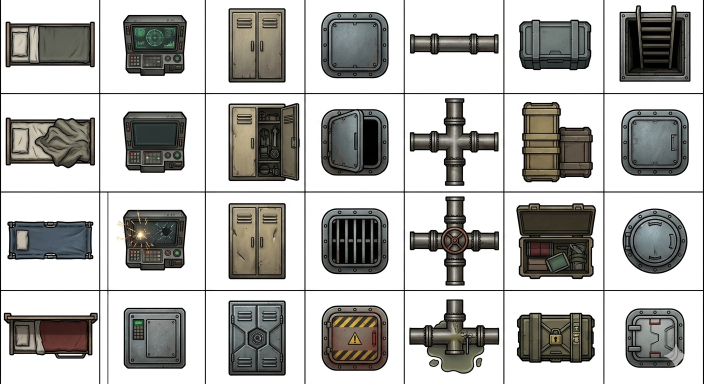
#> input picture Gemini_Generated_Image_2m932e2m932e2m93.png, 1408 x 768 px (shown at 1/2 size)
$ python -i classify_stamps.py   (imports and definitions only)
#> lines starting #> are read from the running program, lines starting #| are printed output that depends on the picture
#!/usr/bin/env -S uv run --script
# /// script
# requires-python = ">=3.11"
# dependencies = ["Pillow"]
# ///
"""
Classify each extracted stamp against a remote ComfyUI server running
the Florence-2 captioner, then write the results back into the YAML
sidecar.

For each `stamps/<stem>_NN.png` whose sidecar's `classified_at` is null
(or `--force`):

  1. Upload the PNG to the ComfyUI server's input directory.
  2. Submit a workflow that runs Florence-2 with two tasks:
     - `more_detailed_caption` → free-text prose description
     - `prompt_gen_tags`        → comma-separated tag list
  3. Poll `/history/<prompt_id>` until the run completes.
  4. Parse the outputs into the sidecar fields:
     - `name`         — first noun-phrase from the caption
     - `description`  — the caption (cleaned)
     - `tags`         — normalized union of tag-list + caption-keyword tags
     - `orientation`  — keyword-mapped from caption (left/right/front/top/...)
     - `state`        — keyword-mapped from caption (broken/damaged/...)
     - `classified_at`, `classified_by`

Update is in-place via a small line-level YAML rewrite — preserves
any manual edits to fields we did NOT classify.

Stdlib-only on purpose so the script Just Works under `uv run`.

Usage:
    uv run classify_stamps.py             # incremental (skip already classified)
    uv run classify_stamps.py --force     # re-classify everything
    uv run classify_stamps.py --limit 5   # smoke-test on first N stamps
    uv run classify_stamps.py --server http://other:8188
"""

from __future__ import annotations

import argparse
import datetime as dt
import json
import re
import sys
import time
import urllib.error
import urllib.parse
import urllib.request
import uuid
from io import BytesIO
from pathlib import Path

from PIL import Image

DEFAULT_SERVER = "http://198.51.100.11:8188"
# MiaoshouAI's PromptGen finetune is trained on diverse object/asset images and
# produces clean noun-phrase captions (vs. Florence-2-base, which hallucinates
# "a set of ..." or background-only descriptions for our cartography stamps).
# It also unlocks the prompt_gen_tags task (base returns region tokens for it).
MODEL_NAME = "MiaoshouAI/Florence-2-large-PromptGen-v2.0"
# Fallback model used in the tertiary pass when MODEL_NAME returns empty
# captions on both default (native+transparent) and retry (768+white)
# payloads. PromptGen v2.0 silently emits empty strings on certain
# clean grimdark stamps (e.g. ATM-style kiosks, simple desks, drink
# trays); Florence-2-base captions the same images successfully —
# its "image is a 3D rendering of …" preamble strips cleanly via
# `_strip_preamble()`.
FALLBACK_MODEL_NAME = "microsoft/Florence-2-large"
SUBFOLDER = "dh_classify"  # subdirectory under ComfyUI's input/ for our uploads
HERE = Path(__file__).resolve().parent
CAMPAIGN_ROOT = HERE.parent
STAMPS_DIR = CAMPAIGN_ROOT / ".lora-training-output" / "cartography" / "stamps"

POLL_INTERVAL_S = 1.2
POLL_TIMEOUT_S = 300

# --- Vocabulary post-processing -------------------------------------------------

# Orientation values are limited to the views that genuinely require
# different pixels at training time.
#
#   top-down  — orthographic, looking straight down. NO cardinal
#               facing direction — the stamp has no intrinsic
#               "which way is north" because Foundry rotates tiles
#               freely at runtime. A chair pointing "up" in the
#               image is just a chair; the GM rotates it to face
#               the table at placement time.
#   isometric — three-quarter / iso projection. A genuinely
#               different view than top-down and not interchangeable
#               by Foundry rotation.
#
# Cardinal directions (north/south/east/west) and "facing left/right"
# language captured by Florence-2 are NOT meaningful axes for
# orthographic stamps — they describe an artifact of how the source
# image was framed, not an intrinsic property of the subject.
# Mapping them to "top-down" collapses the noise.
ORIENTATION_KEYWORDS: dict[str, str] = {
    "top down": "top-down",
    "top-down": "top-down",
    "bird's eye": "top-down",
    "overhead": "top-down",
    "from above": "top-down",
    "isometric": "isometric",
    "three-quarter": "isometric",
    # Cardinal / facing-direction phrases collapse to "top-down" —
    # the stamp is still orthographic; the facing is a Foundry
    # runtime concern.
    "facing left": "top-down",
    "from the left": "top-down",
    "left side": "top-down",
    "facing right": "top-down",
    "from the right": "top-down",
    "right side": "top-down",
    "facing forward": "top-down",
    "front view": "top-down",
    "from the front": "top-down",
    "facing backward": "top-down",
    "back view": "top-down",
    "from behind": "top-down",
}

STATE_KEYWORDS: dict[str, str] = {
    # severity (most specific to least)
    "destroyed": "destroyed",
    "shattered": "destroyed",
    "wreckage": "destroyed",
    "ruined": "destroyed",
    "damaged": "damaged",
    "broken": "damaged",
    "cracked": "damaged",
    "rusted": "damaged",
    "rusty": "damaged",
    "dented": "damaged",
    "scuffed": "damaged",
    "scratched": "damaged",
    "scorched": "damaged",
    "stained": "damaged",
    "weathered": "damaged",
    "worn": "damaged",
    "aged": "damaged",
    "tattered": "damaged",
    "frayed": "damaged",
    # active/inactive — keep these specific so we don't false-positive
    # on common prepositions ("on top of", "on the left").
    "switched on": "active",
    "powered on": "active",
    "lit up": "active",
    "glowing": "active",
    "illuminated": "active",
    "switched off": "inactive",
    "powered off": "inactive",
    "turned off": "inactive",
    "unlit": "inactive",
    "darkened": "inactive",
    # intact / pristine
    "intact": "intact",
    "pristine": "intact",
    "polished": "intact",
    "brand new": "intact",
    "spotless": "intact",
}

# Lowercase-hyphenated transformer for raw Florence-2 tags
NORMALIZE_TAG_RE = re.compile(r"[^a-z0-9]+")


def normalize_tag(t: str) -> str:
    s = NORMALIZE_TAG_RE.sub("-", t.strip().lower()).strip("-")
    return s


# --- ComfyUI HTTP client --------------------------------------------------------


# [9 lines left out: function _request, not called in this run]


CLASSIFIER_RETRY_SIDE = 768


def square_png_bytes(png_path: Path, *, retry: bool = False) -> bytes:
    """Build the classifier-input PNG.

    Two passes:

    * **Default pass** (retry=False): square-pad with transparent
      background, no upscale. This is what works for most stamps —
      Florence-2-large-PromptGen-v2.0 captions ~80% of cells correctly
      at native resolution (150-260px) with a transparent background.
    * **Retry pass** (retry=True): upscale the longer edge to
      CLASSIFIER_RETRY_SIDE (768), then square-pad and flatten on
      white. Use this when the default pass returns empty captions.
      Verified to recover stamps that the default misses (e.g. small
      parchment-with-seal artwork).

    Empirically the white-bg+upscale path BREAKS some stamps that the
    default works on (verified A/B on the bowls stamp _00.png), and
    the default BREAKS some stamps that white-bg+upscale works on
    (parchment stamp _02.png). They are complementary, not strictly
    better/worse — hence the two-pass retry strategy in
    `classify_one()`.

    The on-disk PNG is NEVER modified — both transforms only affect
    the bytes uploaded to ComfyUI. Stamps stay transparent on disk for
    compositing in Foundry.
    """
#> called with retry = False
    with Image.open(png_path) as im:
#> im is the input picture: PIL image 1408x768 RGBA; mean R, G, B, A 180.5, 179.9, 177.3, 255
        rgba = im.convert("RGBA")
        w, h = rgba.size
#> w = 1408; h = 768
        if retry:
            scale = max(1.0, CLASSIFIER_RETRY_SIDE / max(w, h))
            if scale > 1.0:
                new_w, new_h = int(round(w * scale)), int(round(h * scale))
                rgba = rgba.resize((new_w, new_h), Image.LANCZOS)
                w, h = new_w, new_h
            bg = (255, 255, 255, 255)
        else:
            bg = (0, 0, 0, 0)
        side = max(w, h)
#> side = 1408
        canvas = Image.new("RGBA", (side, side), bg)
#> canvas: PIL image 1408x1408 RGBA; every value is 0
        canvas.paste(rgba, ((side - w) // 2, (side - h) // 2), rgba)
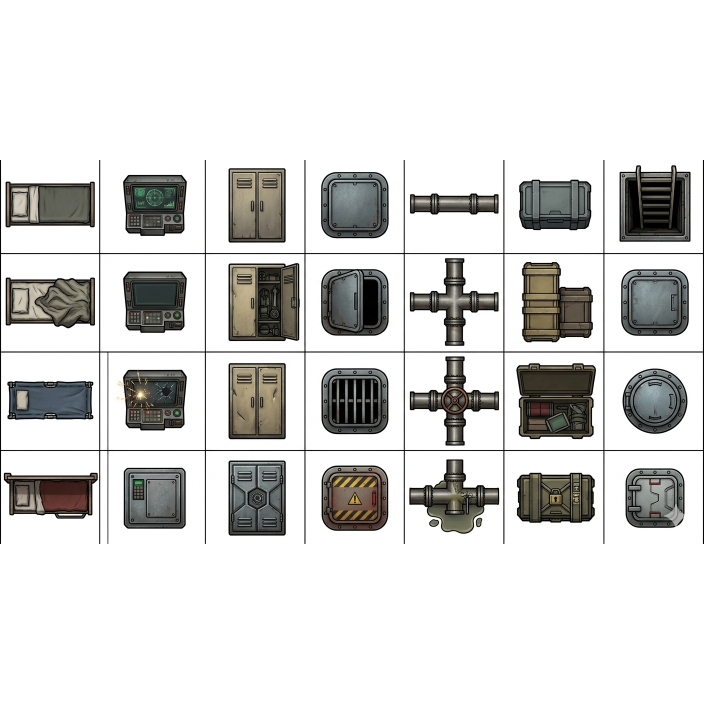
#> canvas: PIL image 1408x1408 RGBA (shown at 1/2 size); mean R, G, B, A 98.5, 98.1, 96.7, 139.1; transparent parts drawn white
        buf = BytesIO()
        if retry:
            canvas.convert("RGB").save(buf, format="PNG")
        else:
            canvas.save(buf, format="PNG")
        return buf.getvalue()


# [184 lines left out: functions upload_image, submit_prompt, poll_history, build_workflow, _flatten_text, extract_strings, not called in this run]


# --- Caption → sidecar fields ---------------------------------------------------

ARTICLE_RE = re.compile(r"^(an?\s+|the\s+|a\s+|some\s+|several\s+)", re.IGNORECASE)
# Match a noun phrase: optionally adjectives followed by one or more nouns,
# terminated at a clause-boundary word or punctuation. The trailing
# words list catches "is/are/with/of/on/..." and similar relations.
NOUN_PHRASE_RE = re.compile(
    r"^("
    r"(?:[A-Za-z][A-Za-z0-9\-]*[, ]+){0,4}"  # 0-4 leading adjectives/commas
    r"[A-Za-z][A-Za-z0-9\-]*"  # head noun
    r"(?:\s+[A-Za-z][A-Za-z0-9\-]*){0,2}"  # 0-2 trailing modifier nouns
    r")"
    r"(?=\s+(?:is|are|that|which|who|with|on|in|at|near|featuring|made|of|"
    r"sitting|standing|placed|lying|hanging|covered|painted|surrounded|"
    r"arranged|tied|attached|positioned|facing|drawn|rendered|illustrated|"
    r"appears?|appearing|appear)\b|[.,;])",
    re.IGNORECASE,
)
# Names shorter than this look like extraction failures, not real names.
NAME_MIN_LEN = 3


# Words that describe the medium/format rather than the subject. Florence-2
# (especially the PromptGen finetune) prepends long chains of these:
#   "The image is a digital illustration of two empty ceramic bowls"
#   "A 3D rendering of a wooden bed"
#   "A set of four rectangular frames"
# Strip them iteratively until what remains starts with a noun phrase.
_PREAMBLE_PHRASES = [
    # Document/establishing clauses.
    r"this image\s+(?:is|shows|depicts|features|contains|displays)\s+",
    r"the image\s+(?:is|shows|depicts|features|contains|displays)\s+",
    r"this\s+(?:is|shows|depicts|features|contains|displays)\s+",
    r"it\s+(?:is|shows|depicts|features|contains|displays)\s+",
    r"there (?:is|are)\s+",
    # Medium / format words. These can chain (e.g. "a digital
    # illustration"), so we apply repeatedly.
    r"(?:an?\s+|the\s+)?(?:digital|stylized|simple|minimalist|colorful|"
    r"detailed|hand[- ]drawn|hand[- ]painted|cartoon|cartoon-style|"
    r"oil[- ]painted|watercolor|3d|two-dimensional|2d|monochrome|"
    r"black[- ]and[- ]white|grayscale|vintage|aged|weathered|rustic|"
    r"isometric|top[- ]down|overhead)\s+",
    r"(?:an?\s+|the\s+)?(?:drawings?|illustrations?|pictures?|images?|"
    r"paintings?|renders?|renderings?|sketches?|depictions?|portraits?|"
    r"photographs?|photos?|diagrams?|graphics?|models?|figures?|"
    r"icons?|emojis?)\s+(?:of\s+)?",
    # Multiplicity wrappers ("a set of four ...", "a collection of ...",
    # "a pair of ..."). These are NOT subject nouns even though they
    # parse as such — the real subject sits after the "of".
    r"(?:an?\s+|the\s+)?(?:set|collection|series|group|pair|stack|pile|"
    r"row|line|cluster|bunch|assortment|variety|selection|array)\s+"
    r"(?:of\s+(?:\w+\s+)?)?",
    # Vague enumerators ("four ...", "various ...", "different types of ...").
    r"(?:various|different|several|multiple|many|a few|a couple of)\s+"
    r"(?:types?\s+of\s+|kinds?\s+of\s+)?",
    r"(?:two|three|four|five|six|seven|eight|nine|ten)\s+",
    # Trailing "of" connector left dangling after the above strips.
    r"of\s+",
    # Articles before the actual subject noun.
    r"(?:an?\s+|the\s+)",
]
_PREAMBLE_RES = [re.compile("^" + p, re.IGNORECASE) for p in _PREAMBLE_PHRASES]


# [58 lines left out: functions _strip_preamble, derive_name_from_caption, not called in this run]


# Patterns that mirror `audit_stamps.py`. When both files extend, add
# the new pattern to BOTH places (small enough duplication that a
# shared module would be over-engineering).
_GARBAGE_NAME_PATTERNS = [
    re.compile(r"\bthe image\b", re.I),                   # preamble leak
    re.compile(r"^[A-Za-z0-9]+(The|A)\b\s"),              # word+The/A mash
    re.compile(r"^\s*(3D|3)(The|the)\b"),                 # alphanumeric mash
    re.compile(r"\bbackground\b", re.I),                  # describes BG
    re.compile(r"^\s*with\s+a?\s+", re.I),                # partial fragment
    re.compile(r"^\s*simple\s*,", re.I),                  # style leak
    re.compile(r"^\s*plain\s*,", re.I),
    re.compile(r"^\s*minimalist\b", re.I),
    re.compile(r"^\s*seamless\s+pattern", re.I),
    # Aggregate-arrangement descriptions
    re.compile(r"\b(objects?|frames?|items?|shapes?)\s+arranged\b", re.I),
    re.compile(r"\b(grid-?like|symmetrical|repeating)\s+pattern\b", re.I),
    # Style-noun heads
    re.compile(r"^\s*\w+\s+design\b", re.I),
    re.compile(r"\baesthetic\b", re.I),
    re.compile(r"^\s*\w+\s+composition\b", re.I),
    re.compile(r"^\s*\w+\s+illustration\b", re.I),
    # Trailing fragments where the noun was eaten
    re.compile(r"\bwith\s+a\s+(simple|plain|minimalist|gray|grey|"
               r"beige|brown|light|dark)\s*$", re.I),
]
_GARBAGE_EXACT = {
    "image", "pattern", "object", "square", "circle", "rectangle",
    "cylindrical object", "rectangular object", "circular object",
    "square object", "set", "group", "row", "grid",
    "abstract design", "geometric pattern",
}


# [37 lines left out: functions _is_garbage_name, derive_orientation, derive_state, not called in this run]


# Words to drop from caption-derived tags (English stopwords + filler).
CAPTION_STOPWORDS = {
    "a", "an", "the", "of", "with", "and", "or", "in", "on", "at", "to",
    "for", "by", "from", "is", "are", "was", "were", "be", "been", "being",
    "this", "that", "these", "those", "it", "its", "he", "she", "they",
    "them", "his", "her", "their", "drawing", "image", "picture", "shows",
    "showing", "view", "one", "two", "three", "some", "many", "small",
    "large", "big", "little", "tall", "short", "next", "another", "very",
    "lot", "lots", "looks", "look", "appears", "appear", "seems", "seem",
    "made", "kind", "type", "color", "colors", "colored", "coloured",
    "black", "white", "gray", "grey", "brown", "red", "blue", "green",
    "yellow", "orange", "purple", "pink", "tan", "metallic",
}


# [29 lines left out: function derive_tags, not called in this run]


# Category dictionary: maps subject keywords (lowercase) found in
# captions to one or more category tags. The first match per category
# wins; multiple categories can fire on one stamp ("a metal chair near
# a desk" → furniture-chair AND furniture-table). Extend by adding new
# (regex-pattern, [tags]) entries; ordering is significant only for
# observability.
_CATEGORY_RULES: list[tuple[re.Pattern[str], list[str]]] = [
    # Seating
    (re.compile(r"\b(chair|stool|seat|bench|throne)s?\b"), ["furniture", "furniture-chair"]),
    (re.compile(r"\b(couch|sofa|settee)s?\b"), ["furniture", "furniture-couch"]),
    (re.compile(r"\b(bed|cot|bunk|hammock)s?\b"), ["furniture", "furniture-bed"]),
    # Surfaces
    (re.compile(r"\b(desk|table|workbench|counter|console|altar|pedestal)s?\b"), ["furniture", "furniture-table"]),
    (re.compile(r"\b(shelf|shelving|bookshelf|rack)s?\b"), ["furniture", "furniture-shelf"]),
    # Containers
    (re.compile(r"\b(locker|cabinet|wardrobe|cupboard|storage unit)s?\b"), ["container", "container-locker"]),
    (re.compile(r"\b(crate|chest|trunk|box|case|coffer)s?\b"), ["container", "container-crate"]),
    (re.compile(r"\b(barrel|drum|cask|keg)s?\b"), ["container", "container-barrel"]),
    (re.compile(r"\b(jar|bottle|flask|vial|canister|jug)s?\b"), ["container", "container-vessel"]),
    (re.compile(r"\b(bowl|cup|mug|tankard|chalice|goblet|plate|dish)s?\b"), ["container", "container-tableware"]),
    (re.compile(r"\b(luggage|suitcase|bag|backpack|pack|satchel)s?\b"), ["container", "container-bag"]),
    # Lighting
    (re.compile(r"\b(lamp|lantern|sconce|candle|torch|chandelier|lumen|light fixture)s?\b"), ["light", "light-fixture"]),
    # Doors / portals
    (re.compile(r"\b(door|hatch|gate|portal|airlock|bulkhead door)s?\b"), ["door"]),
    # Documents / props
    (re.compile(r"\b(parchment|scroll|paper|document|tome|book|ledger|dossier|file)s?\b"), ["prop", "prop-document"]),
    (re.compile(r"\b(quill|pen|stylus|pencil|brush)s?\b"), ["prop", "prop-writing"]),
    (re.compile(r"\b(inkwell|inkpot)s?\b"), ["prop", "prop-writing"]),
    (re.compile(r"\b(seal|wax seal|sigil|emblem)s?\b"), ["prop", "prop-document"]),
    # Tech / electronics
    (re.compile(r"\b(television|monitor|screen|display|hololith|cogitator|terminal|workstation)s?\b"), ["tech", "tech-screen"]),
    (re.compile(r"\b(handheld|smartphone|dataslate|tablet|auspex)s?\b"), ["tech", "tech-device"]),
    (re.compile(r"\b(valve|pipe|conduit|cable|duct)s?\b"), ["tech", "tech-utility"]),
    # Architecture
    (re.compile(r"\b(window|viewport|porthole|windscreen)s?\b"), ["architecture", "architecture-window"]),
    (re.compile(r"\b(stair|staircase|step|ladder|ramp)s?\b"), ["architecture", "architecture-step"]),
    (re.compile(r"\b(wall|bulkhead|partition)s?\b"), ["architecture", "architecture-wall"]),
    (re.compile(r"\b(ceiling tile|deck plate|floor panel|grating)s?\b"), ["architecture", "architecture-surface"]),
    # Weapons / tools (for setting authenticity, not for combat use here)
    (re.compile(r"\b(sword|knife|dagger|blade|axe)s?\b"), ["weapon", "weapon-melee"]),
    (re.compile(r"\b(gun|pistol|rifle|lasgun|bolter|firearm|weapon)s?\b"), ["weapon", "weapon-ranged"]),
    (re.compile(r"\b(hammer|wrench|spanner|tool|toolbox)s?\b"), ["tool"]),
    # Decor
    (re.compile(r"\b(banner|flag|tapestry|standard|pennant)s?\b"), ["decor", "decor-banner"]),
    (re.compile(r"\b(statue|bust|sculpture|relief|icon)s?\b"), ["decor", "decor-statue"]),
    (re.compile(r"\b(rug|carpet|mat)s?\b"), ["decor", "decor-floor"]),
]


# [16 lines left out: function derive_category_tags, not called in this run]


# --- Sidecar update -------------------------------------------------------------

SCALAR_KEYS = {"name", "description", "orientation", "state", "classified_at", "classified_by"}


# [177 lines left out: functions yaml_quote, yaml_tag_list, update_sidecar, read_classified_at, classify_one, main, not called in this run]


# [2 lines not run here, left out]

>>> result = square_png_bytes('Gemini_Generated_Image_2m932e2m932e2m93.png')

$ run again, on Gemini_Generated_Image_6ackq86ackq86ack.png
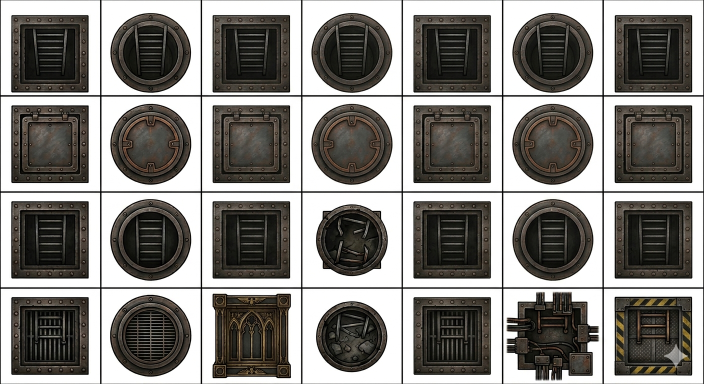
#> input picture Gemini_Generated_Image_6ackq86ackq86ack.png, 1408 x 768 px (shown at 1/2 size)
#> in square_png_bytes, im is the input picture: PIL image 1408x768 RGBA; mean R, G, B, A 131, 128.7, 124.7, 255
#> in square_png_bytes, `canvas.paste(rgba, ((side - w) // 2, (side - h) // 2), rgba)`:
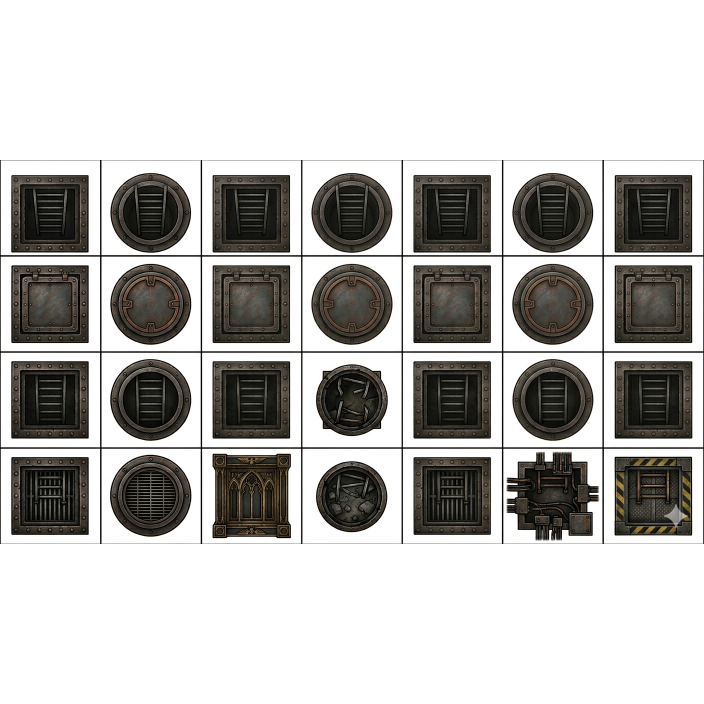
#> canvas: PIL image 1408x1408 RGBA (shown at 1/2 size); mean R, G, B, A 71.4, 70.2, 68, 139.1; transparent parts drawn white

$ run again, on Gemini_Generated_Image_b67y8zb67y8zb67y.png
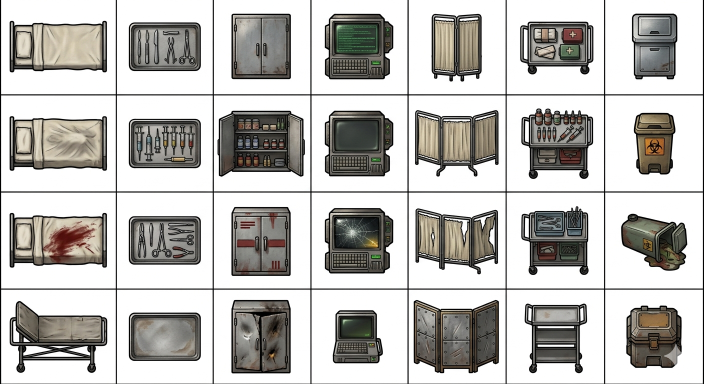
#> input picture Gemini_Generated_Image_b67y8zb67y8zb67y.png, 1408 x 768 px (shown at 1/2 size)
#> in square_png_bytes, im is the input picture: PIL image 1408x768 RGBA; mean R, G, B, A 189, 187.5, 184.3, 255
#> in square_png_bytes, `canvas.paste(rgba, ((side - w) // 2, (side - h) // 2), rgba)`:
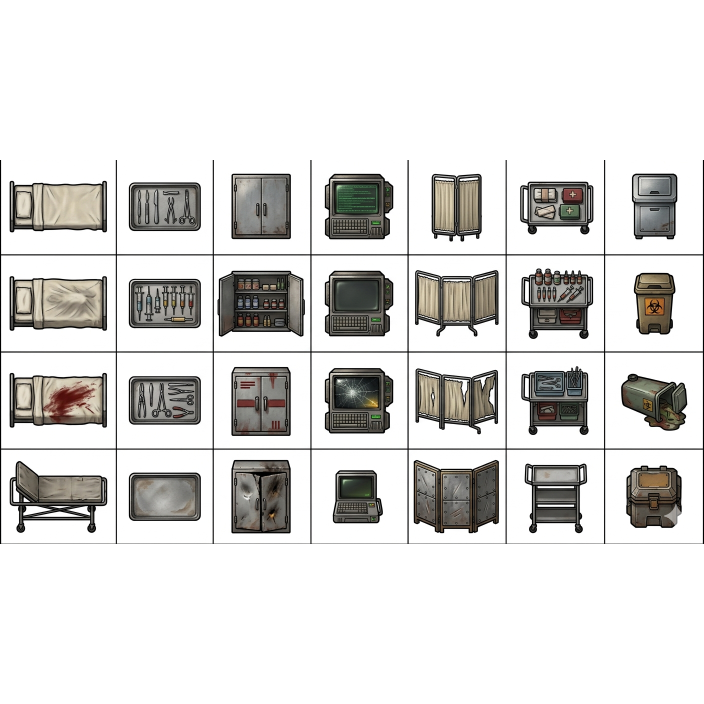
#> canvas: PIL image 1408x1408 RGBA (shown at 1/2 size); mean R, G, B, A 103.1, 102.3, 100.6, 139.1; transparent parts drawn white
